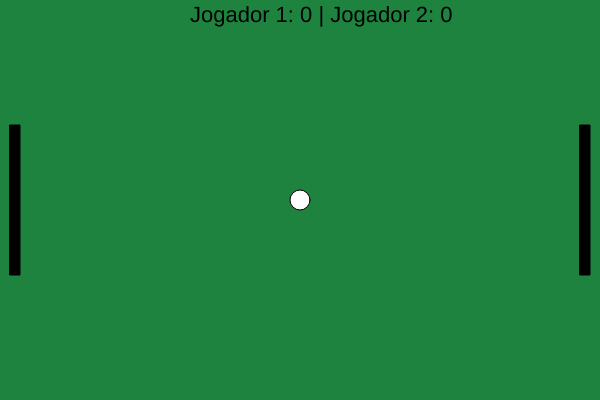
Frame 1 (no input)
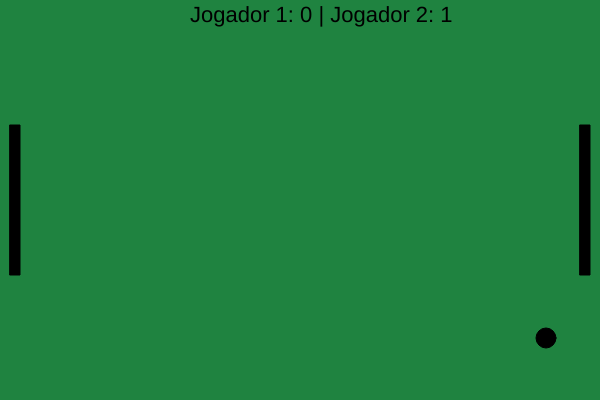
Frame 60 (no input)
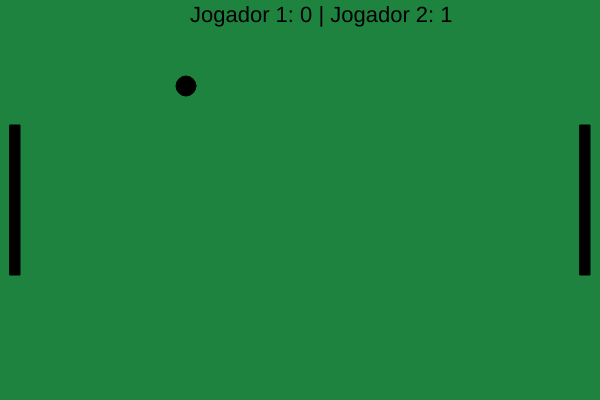
Frame 120 (the mouse pressed at the canvas centre since frame 60)

The p5.js sketch that drew these frames (run headless with seeded random() and noise() and a simulated clock; from frame 60 on, the mouse is pressed at the canvas centre):

// p5.js sketch
// ── sketch.js
var largura = 600;
var altura = 400;


var corTabuleiro = "#1F8340";


var corBolinha = 0;
var xBolinha = 300;
var yBolinha = 200;
var dBolinha = 20;


var velocidadeXBolinha = 6;
var velocidadeYBolinha = 6;


var aRaquete = 150;
var lRaquete = 10;
var vRaquete = 9;


var yRaqueteEsquerda = ((altura/2) - (aRaquete/2));
var yRaqueteDireita = ((altura/2) - (aRaquete/2));


var xRaqueteEsquerda = 10;
var xRaqueteDireita = largura - xRaqueteEsquerda - lRaquete;


var pontosEsquerda = 0
var pontosDireita = 0


function setup() {
createCanvas(largura, altura);
}


function criarTabuleiro(corTabuleiro){
background(corTabuleiro);
}


function criarBolinha(xBolinha, yBolinha, dBolinha, corBolinha){
circle(xBolinha, yBolinha, dBolinha);
fill(corBolinha);
}


function criarRaquete(xRaquete, yRaquete, lRaquete, aRaquete){
rect(xRaquete, yRaquete, lRaquete, aRaquete);
}


function movimentarBolinha(){
xBolinha = xBolinha + velocidadeXBolinha;
yBolinha = yBolinha + velocidadeYBolinha;
}


function movimentarRaqueteEsquerda(){
if (keyIsDown(87)){
if(yRaqueteEsquerda >= 0){
yRaqueteEsquerda = yRaqueteEsquerda - vRaquete;
}
}
if (keyIsDown(83)){
if (yRaqueteEsquerda <= (altura - aRaquete)){
yRaqueteEsquerda = yRaqueteEsquerda + vRaquete;
}
}
}


function movimentarRaqueteDireita(){
if (keyIsDown(UP_ARROW)){
if(yRaqueteDireita >= 0){
yRaqueteDireita = yRaqueteDireita - vRaquete;
}
}
if (keyIsDown(DOWN_ARROW)){
if (yRaqueteDireita <= (altura - aRaquete)){
yRaqueteDireita = yRaqueteDireita + vRaquete;
}
}
}


function verificarColisaoBolinhaParede(){
if (xBolinha >= (largura - (dBolinha/2)) || xBolinha < (dBolinha/2)){
velocidadeXBolinha = -1 * velocidadeXBolinha
}
if (yBolinha >= (altura - (dBolinha/2)) || yBolinha < (dBolinha/2)){
velocidadeYBolinha = -1 * velocidadeYBolinha
}
}


function verificarColisaoBolinhaRaqueteEsquerda(){
if (xBolinha - (dBolinha/2) <= xRaqueteEsquerda + lRaquete &&
yBolinha - (dBolinha/2) <= yRaqueteEsquerda + aRaquete &&
yBolinha + (dBolinha/2) >= yRaqueteEsquerda){
velocidadeXBolinha = velocidadeXBolinha * -1
velocidadeYBolinha = -1 * velocidadeYBolinha
pontosEsquerda = pontosEsquerda + 1

}
}


function verificarColisaoBolinhaRaqueteDireita(){
if (xBolinha + (dBolinha/2) >= xRaqueteDireita - lRaquete &&
yBolinha - (dBolinha/2) <= yRaqueteDireita + aRaquete &&
yBolinha + (dBolinha/2) >= yRaqueteDireita){
velocidadeXBolinha = velocidadeXBolinha * -1
velocidadeYBolinha = -1 * velocidadeYBolinha
pontosDireita = pontosDireita + 1
}
}


function incluirPlacar(){
textSize(22);
text("Jogador 1: "+ pontosEsquerda + " | Jogador 2: " + pontosDireita, (largura/2)-110, 22);
}


function draw() {
criarTabuleiro(corTabuleiro);
incluirPlacar();
criarBolinha(xBolinha, yBolinha, dBolinha, corBolinha);
movimentarBolinha();
verificarColisaoBolinhaParede();
criarRaquete(xRaqueteEsquerda, yRaqueteEsquerda, lRaquete, aRaquete);
criarRaquete(xRaqueteDireita, yRaqueteDireita, lRaquete, aRaquete);
movimentarRaqueteEsquerda();
movimentarRaqueteDireita();
verificarColisaoBolinhaRaqueteEsquerda();
verificarColisaoBolinhaRaqueteDireita();
}
